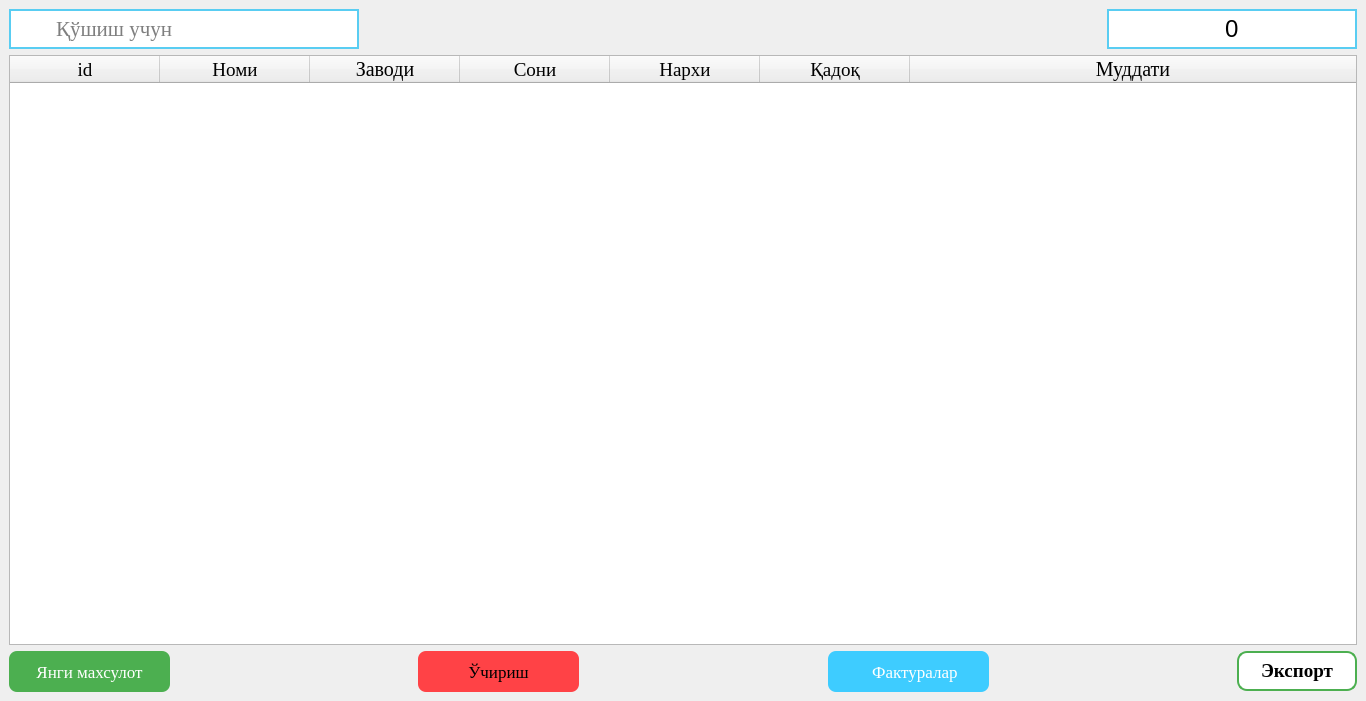
<?xml version="1.0" encoding="UTF-8"?>
<ui version="4.0">
 <class>MainWindow</class>
 <widget class="QMainWindow" name="MainWindow">
  <property name="geometry">
   <rect>
    <x>0</x>
    <y>0</y>
    <width>1366</width>
    <height>701</height>
   </rect>
  </property>
  <property name="windowTitle">
   <string>Faktura yaratish</string>
  </property>
  <property name="windowIcon">
   <iconset>
    <disabledon>:/01/icon.ico</disabledon>
   </iconset>
  </property>
  <property name="iconSize">
   <size>
    <width>32</width>
    <height>32</height>
   </size>
  </property>
  <widget class="QWidget" name="centralwidget">
   <layout class="QGridLayout" name="gridLayout">
    <item row="0" column="0">
     <layout class="QVBoxLayout" name="verticalLayout">
      <item>
       <layout class="QHBoxLayout" name="horizontalLayout_3">
        <item>
         <layout class="QHBoxLayout" name="horizontalLayout">
          <property name="spacing">
           <number>0</number>
          </property>
          <item>
           <widget class="QPushButton" name="pushButton">
            <property name="minimumSize">
             <size>
              <width>45</width>
              <height>40</height>
             </size>
            </property>
            <property name="maximumSize">
             <size>
              <width>45</width>
              <height>40</height>
             </size>
            </property>
            <property name="styleSheet">
             <string notr="true">QPushButton{
background-color: white;
border: 2px solid #59CDF2;
border-right: 0px;
}</string>
            </property>
            <property name="text">
             <string/>
            </property>
            <property name="icon">
             <iconset>
              <normalon>:/01/search_icon1.png</normalon>
             </iconset>
            </property>
            <property name="iconSize">
             <size>
              <width>28</width>
              <height>28</height>
             </size>
            </property>
           </widget>
          </item>
          <item>
           <widget class="QLineEdit" name="lineEdit">
            <property name="minimumSize">
             <size>
              <width>305</width>
              <height>40</height>
             </size>
            </property>
            <property name="maximumSize">
             <size>
              <width>305</width>
              <height>40</height>
             </size>
            </property>
            <property name="font">
             <font>
              <family>Times New Roman</family>
              <pointsize>16</pointsize>
             </font>
            </property>
            <property name="styleSheet">
             <string notr="true">
QLineEdit{
background-color: white;
border: 2px solid #59CDF2;
border-left: 0px;
}</string>
            </property>
            <property name="placeholderText">
             <string>Қўшиш учун</string>
            </property>
           </widget>
          </item>
         </layout>
        </item>
        <item>
         <spacer name="horizontalSpacer_4">
          <property name="orientation">
           <enum>Qt::Horizontal</enum>
          </property>
          <property name="sizeType">
           <enum>QSizePolicy::Maximum</enum>
          </property>
          <property name="sizeHint" stdset="0">
           <size>
            <width>50000</width>
            <height>20</height>
           </size>
          </property>
         </spacer>
        </item>
        <item>
         <widget class="QLineEdit" name="lineEdit_2">
          <property name="sizePolicy">
           <sizepolicy hsizetype="Expanding" vsizetype="Fixed">
            <horstretch>0</horstretch>
            <verstretch>0</verstretch>
           </sizepolicy>
          </property>
          <property name="minimumSize">
           <size>
            <width>250</width>
            <height>40</height>
           </size>
          </property>
          <property name="maximumSize">
           <size>
            <width>250</width>
            <height>40</height>
           </size>
          </property>
          <property name="font">
           <font>
            <family>Arial</family>
            <pointsize>18</pointsize>
           </font>
          </property>
          <property name="styleSheet">
           <string notr="true">border: 2px solid #59CDF2;</string>
          </property>
          <property name="text">
           <string>0</string>
          </property>
          <property name="alignment">
           <set>Qt::AlignCenter</set>
          </property>
          <property name="readOnly">
           <bool>true</bool>
          </property>
         </widget>
        </item>
       </layout>
      </item>
      <item>
       <widget class="QTableWidget" name="tw">
        <property name="sizeIncrement">
         <size>
          <width>0</width>
          <height>0</height>
         </size>
        </property>
        <property name="font">
         <font>
          <family>Times New Roman</family>
          <pointsize>14</pointsize>
         </font>
        </property>
        <property name="cursor" stdset="0">
         <cursorShape>ArrowCursor</cursorShape>
        </property>
        <property name="autoFillBackground">
         <bool>false</bool>
        </property>
        <property name="styleSheet">
         <string notr="true">::item:selected { color:white; background:#01a9b4;  }


</string>
        </property>
        <property name="editTriggers">
         <set>QAbstractItemView::NoEditTriggers</set>
        </property>
        <property name="alternatingRowColors">
         <bool>false</bool>
        </property>
        <property name="selectionMode">
         <enum>QAbstractItemView::SingleSelection</enum>
        </property>
        <property name="selectionBehavior">
         <enum>QAbstractItemView::SelectRows</enum>
        </property>
        <property name="rowCount">
         <number>0</number>
        </property>
        <attribute name="horizontalHeaderVisible">
         <bool>true</bool>
        </attribute>
        <attribute name="horizontalHeaderCascadingSectionResizes">
         <bool>false</bool>
        </attribute>
        <attribute name="horizontalHeaderMinimumSectionSize">
         <number>0</number>
        </attribute>
        <attribute name="horizontalHeaderDefaultSectionSize">
         <number>150</number>
        </attribute>
        <attribute name="horizontalHeaderHighlightSections">
         <bool>true</bool>
        </attribute>
        <attribute name="horizontalHeaderShowSortIndicator" stdset="0">
         <bool>false</bool>
        </attribute>
        <attribute name="horizontalHeaderStretchLastSection">
         <bool>true</bool>
        </attribute>
        <attribute name="verticalHeaderVisible">
         <bool>true</bool>
        </attribute>
        <attribute name="verticalHeaderCascadingSectionResizes">
         <bool>false</bool>
        </attribute>
        <attribute name="verticalHeaderMinimumSectionSize">
         <number>24</number>
        </attribute>
        <attribute name="verticalHeaderDefaultSectionSize">
         <number>35</number>
        </attribute>
        <attribute name="verticalHeaderHighlightSections">
         <bool>true</bool>
        </attribute>
        <column>
         <property name="text">
          <string>id</string>
         </property>
        </column>
        <column>
         <property name="text">
          <string>Номи</string>
         </property>
         <property name="font">
          <font>
           <family>Times New Roman</family>
           <pointsize>14</pointsize>
          </font>
         </property>
        </column>
        <column>
         <property name="text">
          <string>Заводи</string>
         </property>
         <property name="font">
          <font>
           <family>Times New Roman</family>
           <pointsize>15</pointsize>
          </font>
         </property>
        </column>
        <column>
         <property name="text">
          <string>Сони</string>
         </property>
         <property name="font">
          <font>
           <family>Times New Roman</family>
           <pointsize>14</pointsize>
          </font>
         </property>
        </column>
        <column>
         <property name="text">
          <string>Нархи</string>
         </property>
         <property name="font">
          <font>
           <family>Times New Roman</family>
           <pointsize>14</pointsize>
          </font>
         </property>
        </column>
        <column>
         <property name="text">
          <string>Қадоқ</string>
         </property>
         <property name="font">
          <font>
           <family>Times New Roman</family>
           <pointsize>14</pointsize>
          </font>
         </property>
        </column>
        <column>
         <property name="text">
          <string>Муддати</string>
         </property>
         <property name="font">
          <font>
           <family>Times New Roman</family>
           <pointsize>15</pointsize>
          </font>
         </property>
        </column>
       </widget>
      </item>
      <item>
       <layout class="QHBoxLayout" name="horizontalLayout_2">
        <property name="spacing">
         <number>10</number>
        </property>
        <item>
         <widget class="QPushButton" name="pushButton_2">
          <property name="minimumSize">
           <size>
            <width>161</width>
            <height>41</height>
           </size>
          </property>
          <property name="font">
           <font>
            <family>Times New Roman</family>
            <pointsize>13</pointsize>
           </font>
          </property>
          <property name="cursor">
           <cursorShape>PointingHandCursor</cursorShape>
          </property>
          <property name="styleSheet">
           <string notr="true">QPushButton{
	background-color: #4CAF50;
border-radius: 8px;
  color: white;
}
QPushButton::hover{
	background-color: rgb(0, 170, 0);
border: 1px solid black;
}
QPushButton::pressed{
background-color: #4CAF50;
border: 1px solid #626262;
}</string>
          </property>
          <property name="text">
           <string>Янги махсулот</string>
          </property>
          <property name="icon">
           <iconset>
            <normalon>:/01/plus.png</normalon>
           </iconset>
          </property>
          <property name="iconSize">
           <size>
            <width>32</width>
            <height>32</height>
           </size>
          </property>
         </widget>
        </item>
        <item>
         <spacer name="horizontalSpacer">
          <property name="orientation">
           <enum>Qt::Horizontal</enum>
          </property>
          <property name="sizeHint" stdset="0">
           <size>
            <width>40</width>
            <height>20</height>
           </size>
          </property>
         </spacer>
        </item>
        <item>
         <widget class="QPushButton" name="delete_btn">
          <property name="minimumSize">
           <size>
            <width>161</width>
            <height>41</height>
           </size>
          </property>
          <property name="font">
           <font>
            <family>Times New Roman</family>
            <pointsize>13</pointsize>
           </font>
          </property>
          <property name="cursor">
           <cursorShape>PointingHandCursor</cursorShape>
          </property>
          <property name="styleSheet">
           <string notr="true">QPushButton{
background-color: rgb(255, 66, 70);
border-radius: 8px;
  color: black;
}
QPushButton::hover{
	background-color:  rgb(255, 36, 41);
border: 1px solid black;
}
QPushButton::pressed{

background-color: rgb(255, 66, 70);
border: 1px solid #626262;
}</string>
          </property>
          <property name="text">
           <string>Ўчириш</string>
          </property>
          <property name="icon">
           <iconset>
            <normalon>:/01/delete.png</normalon>
           </iconset>
          </property>
          <property name="iconSize">
           <size>
            <width>24</width>
            <height>24</height>
           </size>
          </property>
         </widget>
        </item>
        <item>
         <spacer name="horizontalSpacer_2">
          <property name="orientation">
           <enum>Qt::Horizontal</enum>
          </property>
          <property name="sizeHint" stdset="0">
           <size>
            <width>40</width>
            <height>20</height>
           </size>
          </property>
         </spacer>
        </item>
        <item>
         <widget class="QPushButton" name="pushButton_3">
          <property name="minimumSize">
           <size>
            <width>161</width>
            <height>41</height>
           </size>
          </property>
          <property name="font">
           <font>
            <family>Times New Roman</family>
            <pointsize>13</pointsize>
           </font>
          </property>
          <property name="cursor">
           <cursorShape>PointingHandCursor</cursorShape>
          </property>
          <property name="styleSheet">
           <string notr="true">QPushButton{
	background-color: rgb(62, 204, 255);
border-radius: 8px;
  color: white;
}
QPushButton::hover{
	background-color: #00b7c2;
border: 1px solid black;
}
QPushButton::pressed{
	background-color: rgb(62, 204, 255);
border: 1px solid #626262;
}</string>
          </property>
          <property name="text">
           <string>   Фактуралар</string>
          </property>
          <property name="icon">
           <iconset>
            <normalon>:/01/list.png</normalon>
           </iconset>
          </property>
          <property name="iconSize">
           <size>
            <width>22</width>
            <height>22</height>
           </size>
          </property>
         </widget>
        </item>
        <item>
         <spacer name="horizontalSpacer_3">
          <property name="orientation">
           <enum>Qt::Horizontal</enum>
          </property>
          <property name="sizeHint" stdset="0">
           <size>
            <width>40</width>
            <height>20</height>
           </size>
          </property>
         </spacer>
        </item>
        <item>
         <widget class="QPushButton" name="exprt">
          <property name="sizePolicy">
           <sizepolicy hsizetype="Minimum" vsizetype="Minimum">
            <horstretch>0</horstretch>
            <verstretch>0</verstretch>
           </sizepolicy>
          </property>
          <property name="minimumSize">
           <size>
            <width>120</width>
            <height>40</height>
           </size>
          </property>
          <property name="maximumSize">
           <size>
            <width>150</width>
            <height>40</height>
           </size>
          </property>
          <property name="font">
           <font>
            <family>Times New Roman</family>
            <pointsize>14</pointsize>
            <weight>75</weight>
            <bold>true</bold>
           </font>
          </property>
          <property name="cursor">
           <cursorShape>PointingHandCursor</cursorShape>
          </property>
          <property name="styleSheet">
           <string notr="true">QPushButton{
  background-color: white; 
  color: black; 
  border: 2px solid #4CAF50;
border-radius: 10px;
}

QPushButton:hover {
 background-color: #38ff7d;
  color: white;

}
</string>
          </property>
          <property name="text">
           <string>Экспорт</string>
          </property>
          <property name="icon">
           <iconset>
            <normalon>:/01/xml.png</normalon>
           </iconset>
          </property>
          <property name="iconSize">
           <size>
            <width>24</width>
            <height>24</height>
           </size>
          </property>
         </widget>
        </item>
       </layout>
      </item>
     </layout>
    </item>
   </layout>
  </widget>
 </widget>
 <resources>
  <include location="Icons.qrc"/>
 </resources>
 <connections/>
</ui>
